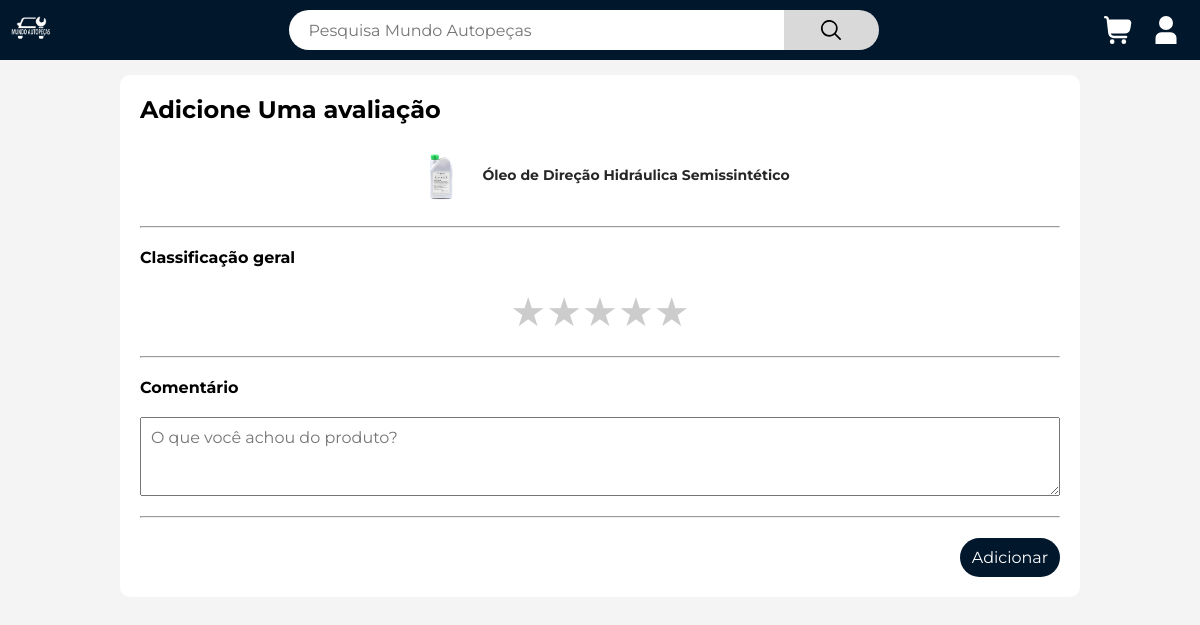
/View/adicionar_avaliacao.php?produto=G-004-000-M2 (signed in), run on the app's committed database.
### tables this page shows
CREATE TABLE IF NOT EXISTS `produto` (
  `idPro` INT NOT NULL AUTO_INCREMENT,
  `nomePro` VARCHAR(150) NOT NULL,
  `valorCompraPro` DECIMAL(13,2) NOT NULL,
  `valorVendaPro` DECIMAL(13,2) NOT NULL,
  `qtdEstoquePro` FLOAT NOT NULL,
  `imagemPro` VARCHAR(50) NULL,
  `codigoPro` VARCHAR(50) NOT NULL,
  `marcaPro` VARCHAR(50) NOT NULL DEFAULT 'NÃO INFORMADO' COMMENT 'NÃO INFORMADO\nRENAULT\nFIRESTONE\nMICHELLIN\nPIRELLI\nVOLKSWAGEN\nFIAT\nPEUGEOT',
  `categoriaPro` VARCHAR(50) NOT NULL COMMENT 'PNEU\nACESSORIOS\nPEÇAS\n',
  `descricaoPro` LONGTEXT NOT NULL,
  `FORNECEDOR_idFor` INT NOT NULL,
  PRIMARY KEY (`idPro`),
  INDEX `fk_PRODUTO_FORNECEDOR1_idx` (`FORNECEDOR_idFor` ASC) ,
  CONSTRAINT `fk_PRODUTO_FORNECEDOR1`
    FOREIGN KEY (`FORNECEDOR_idFor`)
    REFERENCES `fornecedor` (`idFor`)
    ON DELETE NO ACTION
    ON UPDATE NO ACTION);

### model/DAO/Conexao.php (called while the page is built, shortened)
<?php
class Conexao {
    private static $conexao;
    public static function getInstance(){
        if(!isset(self::$conexao)){
            try {
                $options = array(
                PDO::ATTR_PERSISTENT => true,
                PDO::MYSQL_ATTR_INIT_COMMAND => 'SET NAMES UTF8;',
                PDO::ATTR_ERRMODE => PDO::ERRMODE_EXCEPTION
            );
                self::$conexao = new
                PDO("mysql:host=localhost;dbname=map",
                "root","", $options);
            } catch (PDOException $exc) {
                echo "Erro ao conectar ao banco ".$exc->getMessage();
            }
        }
        return self::$conexao;
    }
}
?>

### control/pesquisaProController.php (called while the page is built, shortened)
<?php
require_once '../model/DAO/ProdutoDAO.php';
if (isset($_GET['produto'])) {
    $codigo = $_GET['produto'];
    $ProdutoDAO = new ProdutoDAO();
    $produto = $ProdutoDAO->pesquisaPro($codigo);
}

### model/DAO/ProdutoDAO.php (called while the page is built, shortened)
<?php
require_once 'Conexao.php';
class ProdutoDAO
{
    public $pdo = null;
    public function __construct()
    {
        $this->pdo = Conexao::getInstance();
    }
    public function pesquisaPro($codigo){
        try {
            $sql = "SELECT * FROM produto WHERE codigoPro = ?";
            $stmt = $this->pdo->prepare($sql);
            $stmt->bindValue(1, $codigo);
            $stmt->execute();
            if ($stmt->rowCount() > 0) {
                $retorno = $stmt->fetchAll(PDO::FETCH_ASSOC);
                return $retorno;
            } else {
                return false;
            }
        } catch (PDOException $exc) {
            echo $exc->getMessage();
        }
    }
}

### View/adicionar_avaliacao.php (the view, shortened to what this page needs)
<?php require_once '../control/protect.php';
require_once '../control/pesquisaProController.php';
?>
<!DOCTYPE html>
<html lang="pt-br">
<head>
    <link rel="stylesheet" href="../css/boot.css">
    <link rel="stylesheet" href="../css/header.css">
    <link rel="stylesheet" href="../css/adicionar_avaliacao.css">
</head>
<body>
    <?php include "header.php" ?>
    <section class="Primeira_section">
        <main>
            <h1>Adicione Uma avaliação</h1>
            <div class="produto">
                <img src="../<?php echo $produto[0]['imagemPro']; ?>" alt="" width="62px">
                <h2><?php echo $produto[0]['nomePro']; ?></h2>
            </div>
            <hr>
            <p><b>Classificação geral</b></p>
            <div class="estrelas_container">
                <div class="rating">
                    <label for="star5"></label>
                    <label for="star4"></label>
                    <label for="star3"></label>
                    <label for="star2"></label>
                    <label for="star1"></label>
                </div>
            </div>
            <hr>
            <p><b>Comentário</b></p>
            <textarea name="" id="" rows="3" placeholder="O que você achou do produto?"></textarea>
            <hr>
            <a href="produto.php?produto=<?php echo $produto[0]['codigoPro']; ?>"><button>Adicionar</button></a>
        </main>
    </section>
</body>
</html>

### css/boot.css (style rules this page uses)
* { padding: 0; margin: 0; box-sizing: border-box; font-size: 1em; text-decoration: none; font-family: "Montserrat", sans-serif; }
body { width: 100%; display: flex; flex-direction: column; align-items: center; background-color: #F4F4F4; }
section { width: 100%; max-width: 1500px; }

### css/header.css (style rules this page uses)
.Primeira_section { margin-top: 75px; }

### css/adicionar_avaliacao.css (style rules this page uses)
h1 { font-size: 24px; color: #000000; }
section { width: 80%; max-width: 1000px; }
main { padding: 20px; background-color: white; border-radius: 10px; display: flex; flex-direction: column; gap: 20px; }
main .produto { display: flex; align-items: center; justify-content: center; gap: 10px; color: #272727; font-size: 14px; }
.estrelas_container { display: flex; justify-content: center; }
.rating { display: inline-block; opacity: 1; }
.rating label { float: right; cursor: pointer; color: #ccc; transition: color 0.3s, transform 0.3s, box-shadow 0.3s; }
.rating label:before { content: '\2605'; font-size: 40px; transition: color 0.3s; }
textarea { padding: 10px; max-width: 100%; min-width: 100%; }
a { align-self: flex-end; }
button { background-color: #00172C; color: white; padding: 10px; border-radius: 20px; border: none; outline: none; width: 100px; cursor: pointer; }

### data on the page
produto: imagemPro (picture), nomePro "Óleo de Direção Hidráulica Semissintético"
